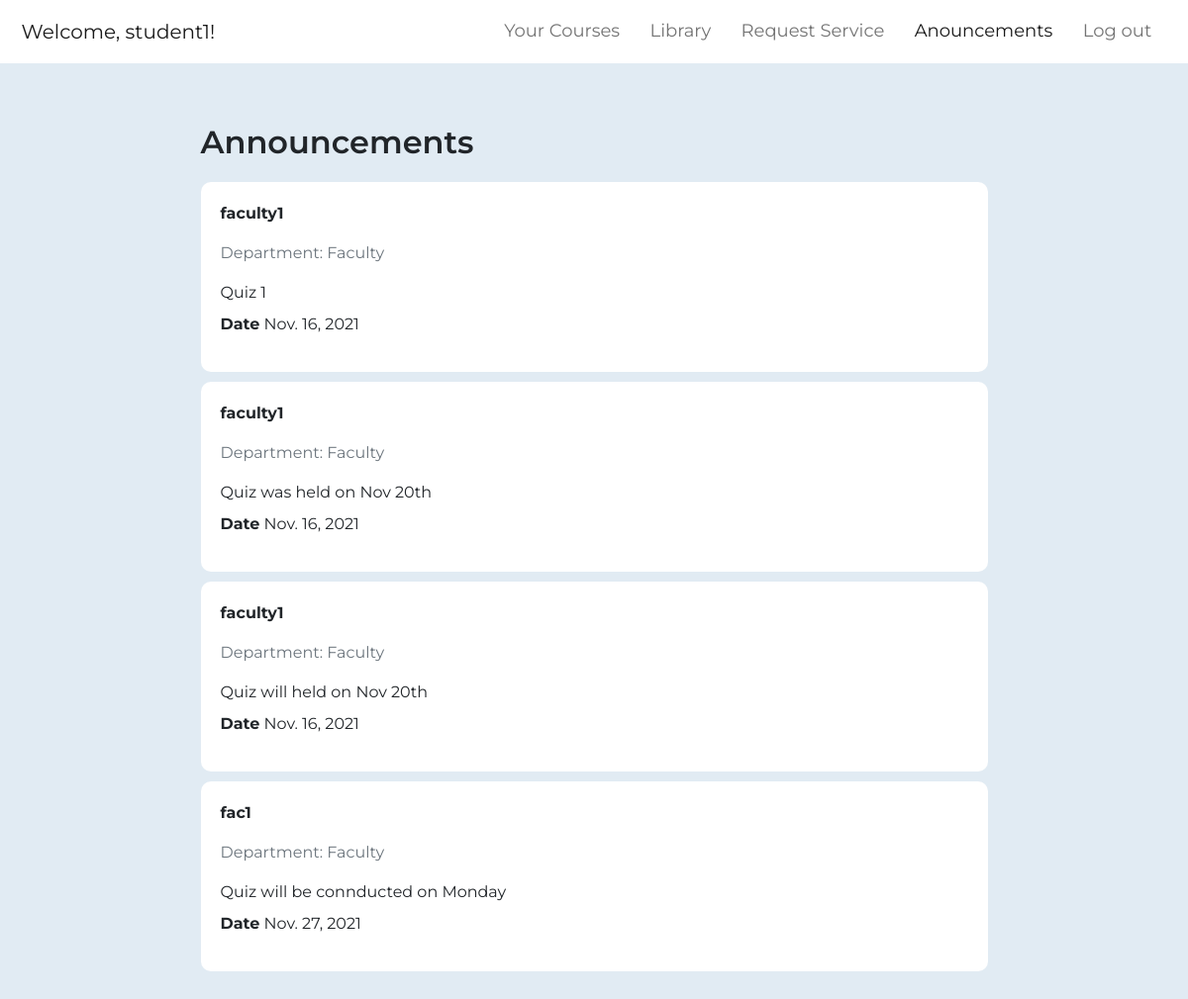
Page /student/studAnnouncement (signed in) on the committed database.
### base/models.py (models this page shows)
class User(AbstractUser):
    user_type = models.CharField(max_length=10,choices=(('Student','Student'),('Faculty','Faculty'),('Librarian','Librarian')),null=True)

class StudentAnnouncement(models.Model):
    announce_from = models.ForeignKey(User,on_delete=models.CASCADE)
    message= models.CharField(max_length=2048)
    date = models.DateField(auto_now_add=True)

### student/views.py (the view)
# urls.py: path('studAnnouncement',views.studAnnouncement,name="studAnnouncement"),
def studAnnouncement(request):
    if not check(request):
        storage = messages.get_messages(request)
        storage.used = True
        messages.info(request,'Invalid Request')
        return redirect('/')
    if not request.user.is_authenticated:
        storage = messages.get_messages(request)
        storage.used = True
        messages.info(request,'Not Logged In')
        return redirect('/')
    announcements=StudentAnnouncement.objects.all()
    return render(request,'studAnnBoard.html',{'announcements':announcements})

### student/views.py (called while the page is built)
def check(request):
    try:
        return request.user.user_type=="Student"
    except:
        return redirect('/')

### templates/studAnnBoard.html (shortened to what this page needs)
{%extends "studentDashboard.html"%}
{% load static %}
{% block styles %}
    <link rel="stylesheet" href="{% static 'makerequest.css' %}">
{% endblock styles %}
{% block navbar %}
    <a class="nav-link" aria-current="page" href="/student/enrollments">Your Courses</a>
    <a class="nav-link" href="/student/makeBookRequest">Library</a>
    <a class="nav-link" href="/student/requestService">Request Service</a>
    <a class="nav-link active" href="/student/studAnnouncement">Anouncements</a>
    <a class="nav-link" href="/logout">Log out</a>
{% endblock navbar %}
{%block content%}
<div class="container">
    <div class="container-fluid" style="margin-bottom: 5vh;margin-top: 7vh;">
        <div class="container">
            <div class="row justify-content-md-center">
                <div class="col-12 col-lg-9 ">
                    <p class="p-0 heading">
                        Announcements
                    </p>
                    {% for items in announcements %}
                        <div class="card w-100 bookCard">
                            <div class="row">
                                <div class="col">
                                    <strong>{{items.announce_from.first_name}}</strong><br>
                                    <p class="text-muted mt-3 ">Department: {{items.announce_from.user_type}}</p>
                                    <p class="mb-2">{{items.message}}<p>
                                    <strong>Date</strong> {{items.date}}</p>
                                </div>
                            </div>
                        </div>
                    {% endfor %}
                </div>
            </div>
        </div>
    </div>
</div>
{%endblock%}

### templates/studentDashboard.html (shortened to what this page needs)
{%load static%}
<!DOCTYPE html>
<html lang="en">
<head>
  <link href="https://cdn.jsdelivr.net/npm/bootstrap@5.0.2/dist/css/bootstrap.min.css" rel="stylesheet"
>
  <link rel="stylesheet" href="{% static 'dashboard.css' %}">
  {% block styles %}{% endblock %}
</head>
<body>
  <nav class="navbar navbar-expand-lg navbar-light bg-white">
    <div class="container-fluid">
      <a class="navbar-brand" href="#">
        Welcome, <string>{{request.user.username}}!</strong>
      </a>
      <div class="collapse navbar-collapse" id="navbarNavAltMarkup">
        <div class="navbar-nav ms-auto">
            {%block navbar%}{%endblock%}
        </div>
      </div>
    </div>
  </nav>
  <div class="container-fluid" style="margin-bottom: 5vh;">
            {%block content%}
            {%endblock%}
  </div>
</body>
</html>

### static/dashboard.css (style rules this page uses)
body { background-color: rgb(225, 235, 243); font-family: 'Montserrat', sans-serif; }
body { -ms-overflow-style: none; scrollbar-width: none; }
.navbar { padding: 0.8vw; }
.nav-link { margin-left: 0.6vw; margin-right: 0.6vw; font-size: large; }
.nav-link::after { content: ''; display: block; width: 0; height: 2px; background: #000; transition: width .3s; }

### static/makerequest.css (style rules this page uses)
body { background-color: rgb(225, 235, 243); font-family: 'Montserrat', sans-serif; }
.navbar { padding: 0.8vw; }
.nav-link { margin-left: 0.6vw; margin-right: 0.6vw; font-size: large; }
.heading { font-size: xx-large; font-weight: 600; }
.bookCard { width: 100%; margin-top: 10px; margin-bottom: 10px; border-radius: 10px; padding: 20px; border: none; }

### rows in the picture
User: user.username "student1"
StudentAnnouncement: announce_from.first_name "faculty1", announce_from.user_type "Faculty", message "Quiz 1", date "Nov. 16, 2021"
StudentAnnouncement: announce_from.first_name "faculty1", announce_from.user_type "Faculty", message "Quiz was held on Nov 20th", date "Nov. 16, 2021"
StudentAnnouncement: announce_from.first_name "faculty1", announce_from.user_type "Faculty", message "Quiz will held on Nov 20th", date "Nov. 16, 2021"
StudentAnnouncement: announce_from.first_name "fac1", announce_from.user_type "Faculty", message "Quiz will be connducted on Monday", date "Nov. 27, 2021"
